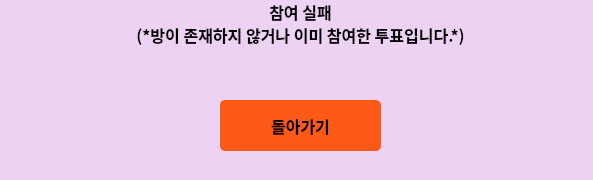
<?xml version="1.0" encoding="UTF-8"?>
<ui version="4.0">
 <class>Dialog</class>
 <widget class="QDialog" name="Dialog">
  <property name="geometry">
   <rect>
    <x>0</x>
    <y>0</y>
    <width>593</width>
    <height>180</height>
   </rect>
  </property>
  <property name="windowTitle">
   <string>Dialog</string>
  </property>
  <widget class="QLabel" name="reasonLabel">
   <property name="geometry">
    <rect>
     <x>0</x>
     <y>0</y>
     <width>601</width>
     <height>91</height>
    </rect>
   </property>
   <property name="font">
    <font>
     <family>Noto Sans CJK KR Black</family>
     <pointsize>12</pointsize>
     <weight>75</weight>
     <bold>true</bold>
    </font>
   </property>
   <property name="text">
    <string>참여 실패
(*방이 존재하지 않거나 이미 참여한 투표입니다.*)</string>
   </property>
   <property name="alignment">
    <set>Qt::AlignHCenter|Qt::AlignTop</set>
   </property>
  </widget>
  <widget class="QPushButton" name="goBackBtn">
   <property name="geometry">
    <rect>
     <x>220</x>
     <y>100</y>
     <width>161</width>
     <height>51</height>
    </rect>
   </property>
   <property name="font">
    <font>
     <family>Noto Sans CJK KR Black</family>
     <pointsize>12</pointsize>
     <weight>75</weight>
     <bold>true</bold>
    </font>
   </property>
   <property name="styleSheet">
    <string notr="true">background-color : rgb(255, 89, 24);
border-radius : 5px;</string>
   </property>
   <property name="text">
    <string>돌아가기</string>
   </property>
  </widget>
  <widget class="QLabel" name="label">
   <property name="geometry">
    <rect>
     <x>0</x>
     <y>0</y>
     <width>801</width>
     <height>251</height>
    </rect>
   </property>
   <property name="styleSheet">
    <string notr="true">background-color : #EDD2F3;</string>
   </property>
   <property name="text">
    <string/>
   </property>
   <property name="indent">
    <number>-1</number>
   </property>
  </widget>
  <zorder>label</zorder>
  <zorder>reasonLabel</zorder>
  <zorder>goBackBtn</zorder>
 </widget>
 <resources/>
 <connections/>
</ui>
